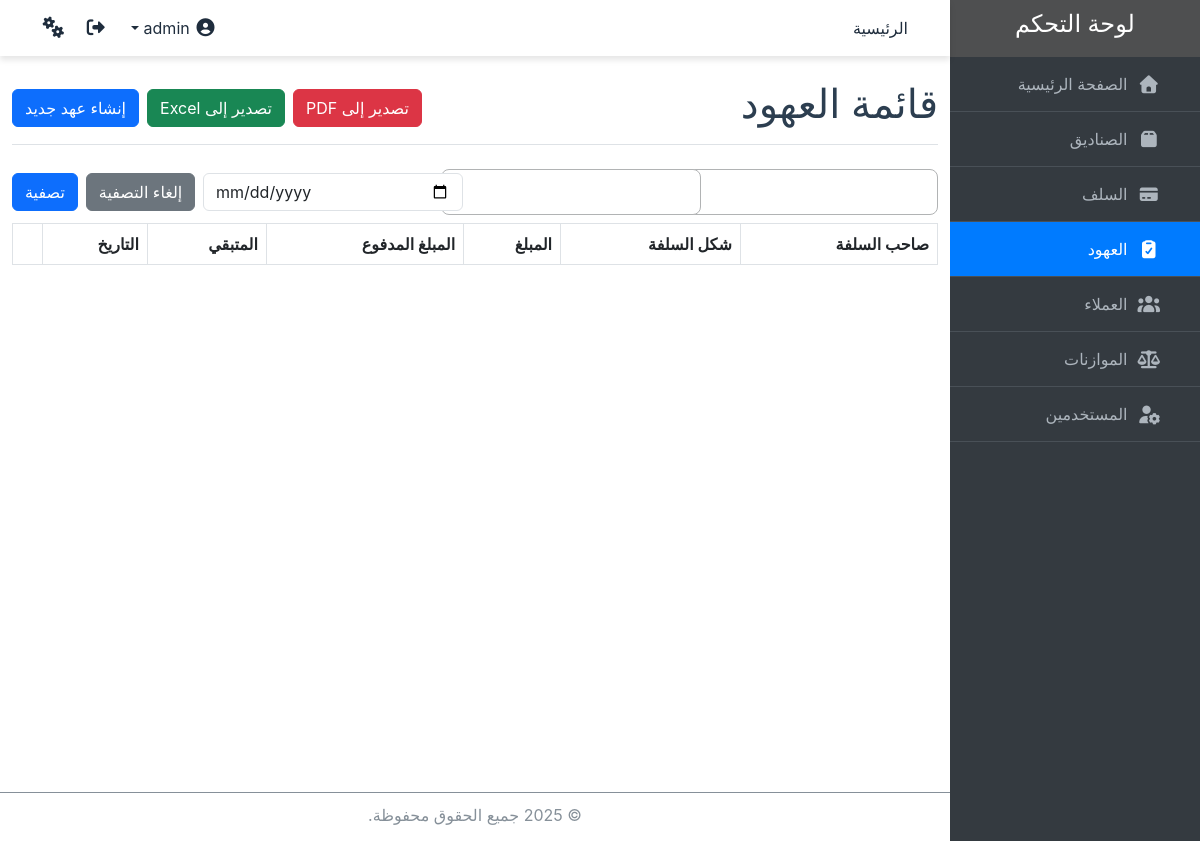
Before: /covenants/ (signed in) with the older database file.
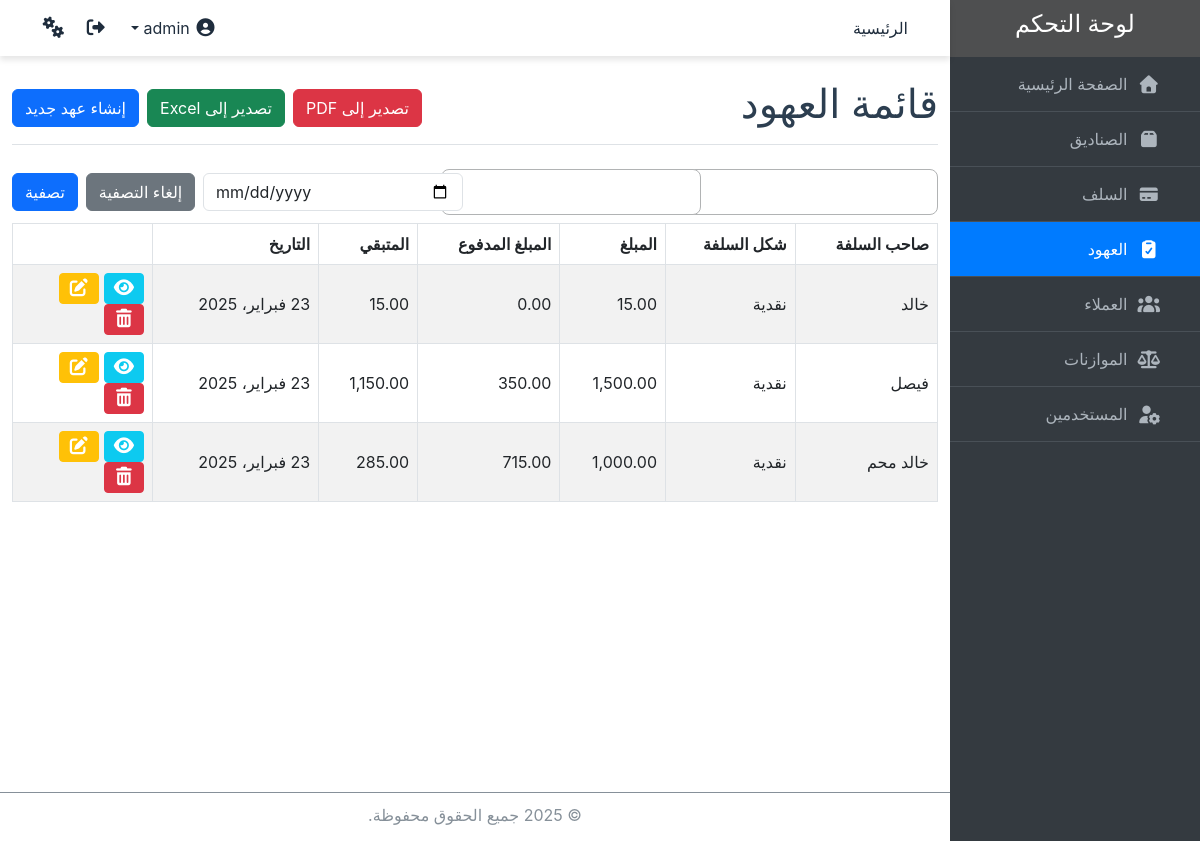
After: the same page with the newer database file.
### core/models.py (models this page shows, shortened)
class Covenant(models.Model):
    covenant_owner = models.CharField(max_length=100, default='', verbose_name="صاحب العهد")
    covenant_type = models.ForeignKey('CovenantType', on_delete=models.CASCADE, related_name='covenants', verbose_name = "شكل العهد")
    amount = models.DecimalField(max_digits=10, decimal_places=2, default=0, verbose_name="قيمة العهد")
    paid_amount = models.DecimalField(max_digits=10, decimal_places=2, default=0, verbose_name="المبلغ المدفوع")
    remaining_amount = models.DecimalField(max_digits=10, decimal_places=2, default=0, verbose_name="المتبقي")
    note = models.TextField(verbose_name="ملاحظات", blank=True, null=True)
    date = models.DateField(verbose_name="تاريخ العهد", auto_now_add=True)
    class Meta:
        verbose_name = "عهد"
        verbose_name_plural = "العهود"
    def formatted_amount(self):
        return "{:,.2f}".format(self.amount)
    def formatted_paid_amount(self):
        return "{:,.2f}".format(self.amount - self.remaining_amount)
    def formatted_remaining_amount(self):
        return "{:,.2f}".format(self.remaining_amount)

class CovenantType(models.Model):
    type = models.CharField(max_length=50, unique=True, verbose_name="شكل العهد")
    class Meta:
        verbose_name = "شكل العهد"
        verbose_name_plural = "اشكال العهد"
        default_permissions = []
    def __str__(self):
        return self.type

### core/views.py (the view)
# urls.py: path('covenants/', views.CovenantListView.as_view(), name='covenant_list'),
class CovenantListView(PermissionMixin, ExportMixin, ListView):
    model = Covenant
    form = CovenantForm()
    template_name = 'covenants/covenant_list.html'
    context_object_name = 'covenants'
    permission_required = 'core.view_covenant'
    def get_queryset(self):
        queryset = super().get_queryset()
        owner_filter = self.request.GET.get('owner')
        covenant_type_filter = self.request.GET.get('covenant_type')
        date_filter = self.request.GET.get('date')
        if owner_filter:
            queryset = queryset.filter(covenant_owner=owner_filter)
        if covenant_type_filter:
            queryset = queryset.filter(covenant_type=covenant_type_filter)
        if date_filter:
            queryset = queryset.filter(date=date_filter)
        return queryset
    def get_context_data(self, **kwargs):
        context = super().get_context_data(**kwargs)
        context['filter_form'] = CovenantFilterForm(self.request.GET)
        return context

### core/forms.py
class CovenantFilterForm(forms.Form):
    owner = forms.ChoiceField(
        required=False,
        widget=Select2Widget(attrs={'data-placeholder': 'اختر صاحب العهد', 'class': 'form-control'}),
        label="صاحب العهد"
    )
    covenant_type = forms.ModelChoiceField(
        queryset=CovenantType.objects.all(),
        required=False,
        widget=Select2Widget(attrs={'data-placeholder': 'اختر النوع', 'class': 'form-control'}),
        label="النوع"
    )
    date = forms.DateField(
        required=False,
        widget=forms.DateInput(attrs={'type': 'date', 'class': 'form-control'}),
        label="التاريخ"
    )
    def __init__(self, *args, **kwargs):
        super().__init__(*args, **kwargs)
        self.fields['owner'].choices = [(n, n) for n in Covenant.objects.values_list('covenant_owner', flat=True).distinct() if n]

### core/views.py (called while the page is built, shortened)
    def has_permission(self):
        perms = self.get_permission_required()
        return self.request.user.has_perms(perms) or self.request.user.is_superuser

    def get(self, request, *args, **kwargs):
        return super().get(request, *args, **kwargs)

### core/templates/covenants/covenant_list.html (shortened to what this page needs)
{% extends 'base.html' %}
{% block content %}
  <div class="container mt-4">
    <div class="d-flex justify-content-between align-items-center border-bottom pb-2 mb-3">
      <h1 class="text-right">قائمة العهود</h1>
      <div class="d-flex">
        <a href="?export=1&format=pdf{% for key, value in request.GET.items %}{% if key != 'export' %}&{{ key }}={{ value }}{% endif %}{% endfor %}" class="btn btn-danger">
            تصدير إلى PDF</a>
        <a href="?export=1{% for key, value in request.GET.items %}{% if key != 'export' %}&{{ key }}={{ value }}{% endif %}{% endfor %}" class="btn btn-success mx-2">
          تصدير إلى Excel</a>
        <a href="{% url 'covenant_create' %}" class="btn btn-primary mr-2">إنشاء عهد جديد</a>
      </div>
    </div>
    <form method="get">
      <div class="row align-items-center">
        <div class="col-12 col-md-3 my-2">
          {{ filter_form.owner }}
        </div>
        <div class="col-12 col-md-3 my-2">
          {{ filter_form.covenant_type }}
        </div>
        <div class="col-12 col-md-3 my-2">
          {{ filter_form.date }}
        </div>
        <div class="col-12 col-md-3 my-2 d-flex justify-content-end">
          <a href="{% url 'covenant_list' %}" class="btn btn-secondary mx-2">إلغاء التصفية</a>
          <button type="submit" class="btn btn-primary">تصفية</button>
        </div>
      </div>
    </form>
    <div style="overflow-x: auto; max-width: 100%;">
      <table id="covenantsTable" class="table table-bordered  table-hover table-striped align-middle">
      <thead>
        <tr>
          <th>صاحب السلفة</th>
          <th>شكل السلفة</th>
          <th>المبلغ</th>
          <th>المبلغ المدفوع</th>
          <th>المتبقي</th>
          <th>التاريخ</th>
          <th></th>
        </tr>
      </thead>
      <tbody>
        {% for covenant in covenants %}
          <tr>
            <td>{{ covenant.covenant_owner }}</td>
            <td>{{ covenant.covenant_type }}</td>
            <td>{{ covenant.formatted_amount }}</td>
            <td>{{ covenant.formatted_paid_amount }}</td>
            <td>{{ covenant.formatted_remaining_amount }}</td>
            <td>{{ covenant.date }}</td>
            <td style="width: 140px;">
              <a href="{% url 'covenant_detail' covenant.pk %}" class="btn btn-info btn-sm text-white">
                <i class="fas fa-eye"></i>
              </a>
              <a href="{% url 'covenant_update' covenant.pk %}" class="btn btn-warning btn-sm text-white">
                <i class="fas fa-edit"></i>
              </a>
              <a href="{% url 'covenant_delete' covenant.pk %}" class="btn btn-danger btn-sm text-white">
                <i class="fas fa-trash-alt"></i>
              </a>
            </td>
          </tr>
        {% endfor %}
      </tbody>
    </table>
    </div>
  </div>
{% endblock %}
{% block scripts %}
<link href="https://cdn.jsdelivr.net/npm/select2@4.0.13/dist/css/select2.min.css" rel="stylesheet" />
{% endblock scripts %}

Changed rows visible on the page:
added Covenant: covenant_owner "خالد", covenant_type "نقدية", formatted_amount "15.00", formatted_paid_amount "0.00", formatted_remaining_amount "15.00", date "23 فبراير، 2025"
added Covenant: covenant_owner "فيصل", covenant_type "نقدية", formatted_amount "1,500.00", formatted_paid_amount "350.00", formatted_remaining_amount "1,150.00", date "23 فبراير، 2025"
added Covenant: covenant_owner "خالد محم", covenant_type "نقدية", formatted_amount "1,000.00", formatted_paid_amount "715.00", formatted_remaining_amount "285.00", date "23 فبراير، 2025"
